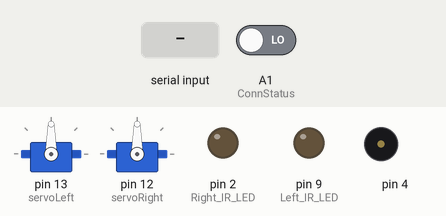
This sketch was run on a simulated Arduino Uno, built with avr-gcc and run on an emulated ATmega328P. On the bench: 2 × servo, output pins drawn as LEDs (lit = HIGH), buzzer (waves = sounding). The test bench sets the inputs (shaded band); at power-on: A1 (ConnStatus) LOW. What the sketch prints to the serial monitor is not drawn.

Above: at 7.2 s.
7.3 s: "p" received over the second serial link
At 8.0 s:
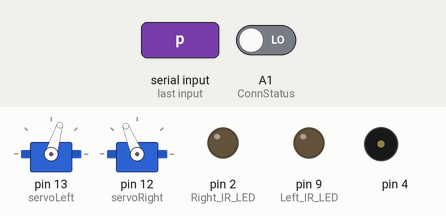
8.8 s: "x" received over the second serial link
At 9.1 s:
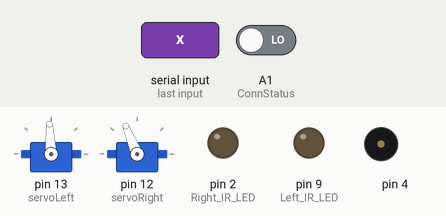
10.3 s: "q" received over the second serial link
At 11.5 s:
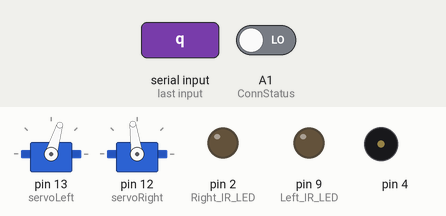
11.8 s: "w" received over the second serial link
At 12.6 s:
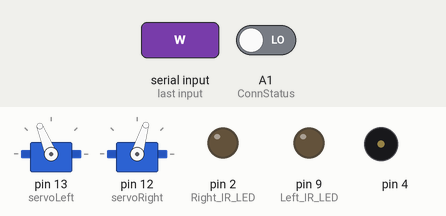
13.3 s: "g" received over the second serial link
At 13.7 s:
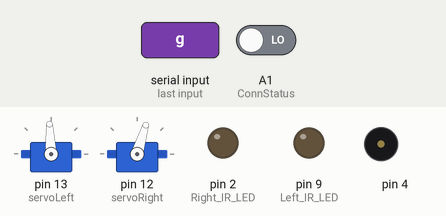
14.8 s: "h" received over the second serial link
At 16.1 s:
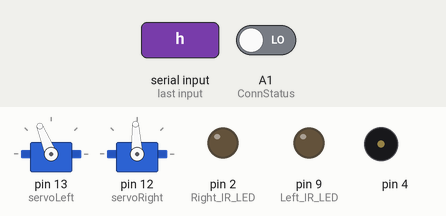
Timing chart, 0 to 17.3 s (numbered marks = the images above; inputs shaded):
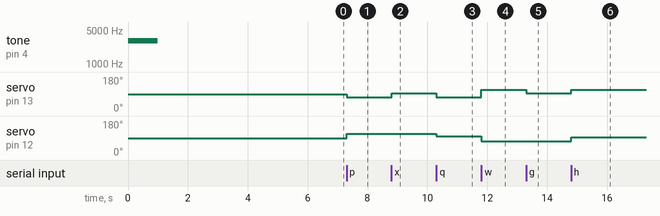

The sketch:

Slave_ELEC1601_Student_2019_v3.ino
```cpp
//-----------------------------------------------------------------------------------------------------------//
//                                                                                                           //
//  Slave_ELEC1601_Student_2019_v3                                                                           //
//  The Instructor version of this code is identical to this version EXCEPT it also sets PIN codes           //
//  20191008 Peter Jones                                                                                     //
//                                                                                                           //
//  Bi-directional passing of serial inputs via Bluetooth                                                    //
//  Note: the void loop() contents differ from "capitalise and return" code                                  //
//                                                                                                           //
//  This version was initially based on the 2011 Steve Chang code but has been substantially revised         //
//  and heavily documented throughout.                                                                       //
//                                                                                                           //
//  20190927 Ross Hutton                                                                                     //
//  Identified that opening the Arduino IDE Serial Monitor asserts a DTR signal which resets the Arduino,    //
//  causing it to re-execute the full connection setup routine. If this reset happens on the Slave system,   //
//  re-running the setup routine appears to drop the connection. The Master is unaware of this loss and      //
//  makes no attempt to re-connect. Code has been added to check if the Bluetooth connection remains         //
//  established and, if so, the setup process is bypassed.                                                   //
//                                                                                                           //
//-----------------------------------------------------------------------------------------------------------//

#include <SoftwareSerial.h>   //Software Serial Port
#include <Servo.h>                           // Include servo library

Servo servoLeft;                             // Declare left and right servos
Servo servoRight;


#define RxD 7
#define TxD 6
#define ConnStatus A1

#define DEBUG_ENABLED  1

// ##################################################################################
// ### EDIT THE LINES BELOW TO MATCH YOUR SHIELD NUMBER AND CONNECTION PIN OPTION ###
// ##################################################################################

int shieldPairNumber = 2;

// CAUTION: If ConnStatusSupported = true you MUST NOT use pin A1 otherwise "random" reboots will occur
// CAUTION: If ConnStatusSupported = true you MUST set the PIO[1] switch to A1 (not NC)

boolean ConnStatusSupported = true;   // Set to "true" when digital connection status is available on Arduino pin

// #######################################################

// The following two string variable are used to simplify adaptation of code to different shield pairs

String slaveNameCmd = "\r\n+STNA=Slave";   // This is concatenated with shieldPairNumber later

SoftwareSerial blueToothSerial(RxD,TxD);


void setup()
{
    Serial.begin(9600);
    blueToothSerial.begin(38400);                    // Set Bluetooth module to default baud rate 38400

    pinMode(RxD, INPUT);
    pinMode(TxD, OUTPUT);
    pinMode(ConnStatus, INPUT);
    pinMode(10, INPUT);  pinMode(9, OUTPUT);   // Left IR LED & Receiver
    pinMode(3, INPUT);  pinMode(2, OUTPUT);    // Right IR LED & Receiver

    tone(4, 3000, 1000);                       // Play tone for 1 second
    delay(1000);                               // Delay to finish tone

    servoLeft.attach(13);                      // Attach left signal to pin 13
    servoRight.attach(12);                     // Attach right signal to pin 12

    //String[] movementArray = new String[200];

    //  Check whether Master and Slave are already connected by polling the ConnStatus pin (A1 on SeeedStudio v1 shield)
    //  This prevents running the full connection setup routine if not necessary.

    if(ConnStatusSupported) Serial.println("Checking Slave-Master connection status.");

    if(ConnStatusSupported && digitalRead(ConnStatus)==1)
    {
        Serial.println("Already connected to Master - remove USB cable if reboot of Master Bluetooth required.");
    }
    else
    {
        Serial.println("Not connected to Master.");

        setupBlueToothConnection();   // Set up the local (slave) Bluetooth module

        delay(1000);                  // Wait one second and flush the serial buffers
        Serial.flush();
        blueToothSerial.flush();
    }
}


void loop()
{
    char recvChar;


 while(1) {

        if(blueToothSerial.available())   // Check if there's any data sent from the remote Bluetooth shield
        {
            recvChar = blueToothSerial.read();
            Serial.print(recvChar);
            movement(recvChar);
            /*boolean enableAuto = movement(recvChar);
	          if(enableAuto) {
		            followTrackLine();
                turn();
                followTrackLine();
	          } */

        }

        if(Serial.available())         // Check if there's any data sent from the local serial terminal. You can add the other applications here.
        {
            recvChar  = Serial.read();
            Serial.print(recvChar);
            blueToothSerial.print(recvChar);

        }


}


}


          //default is 510, 510, 0
          //when up, y is 1023
          //when down, y is 0
          //when left, x is 1023
          //when right, x is 0
          //when middle button not pressed, z is 1
          //when middle button pressed, z is 0
          //servoLeft.writeMicroseconds(1700);  // Left wheel counterclockwise
          //servoRight.writeMicroseconds(1300); // Right wheel clockwise


int irDetect(int irLedPin, int irReceiverPin, long frequency)
{
  tone(irLedPin, frequency, 8);              // IRLED 38 kHz for at least 1 ms
  delay(1);                                  // Wait 1 ms
  int ir = digitalRead(irReceiverPin);       // IR receiver -> ir variable
  delay(1);                                  // Down time before recheck
  return ir;                                 // Return 1 no detect, 0 detect
}

void turn() {
  servoLeft.writeMicroseconds(1550);                  // turn left
  servoRight.writeMicroseconds(1550);
  delay(100);  // delay enough time to turn 180
}
boolean detection(){

  if(irDetect(9, 10, 3800) == 0 && irDetect(2, 3, 3800) == 0){
     blueToothSerial.print("Object Found");
     //returnToStart(movementArray);
     return true;
  }

  return false;
}

boolean movement(char x) {

	//STATIONARY
	if (x == 'o') {
		servoLeft.writeMicroseconds(1500);  // Left wheel counterclockwise
		servoRight.writeMicroseconds(1500); // Right wheel clockwise
	}
	//REVERSE
	//STRAIGHT
	if (x == 'p') { //Straight reverse
		servoLeft.writeMicroseconds(1300); //clockwise
		servoRight.writeMicroseconds(1700); //counter clockwise

	}
	//LEFT
	if (x == 'x') { //Left Reverse
		servoLeft.writeMicroseconds(1500);  // Left wheel counterclockwise
		servoRight.writeMicroseconds(1700); // Right wheel clockwise
	}
	//RIGHT
	if (x == 'q') { //Right reverse
		servoLeft.writeMicroseconds(1300);
		servoRight.writeMicroseconds(1550);
	}
	//FORWARD
	//STRAIGHT
	if (x == 'w') { //Straight forward
		servoLeft.writeMicroseconds(1700); //counter clockwise
		servoRight.writeMicroseconds(1300); //clockwise
	}
	//LEFT
	if (x == 'g') { //forward left
		servoLeft.writeMicroseconds(1500);
		servoRight.writeMicroseconds(1300);

	}
	//RIGHT
	if (x == 'h') { //forward right
		servoLeft.writeMicroseconds(1700);
		servoRight.writeMicroseconds(1500);
	}

	//ACTIVATE AUTO
	if (x == 'z') { //middle button pressed
		return true;

	}
	return false;
}


void setupBlueToothConnection()
{
    Serial.println("Setting up the local (slave) Bluetooth module.");

    slaveNameCmd += shieldPairNumber;
    slaveNameCmd += "\r\n";

    blueToothSerial.print("\r\n+STWMOD=0\r\n");      // Set the Bluetooth to work in slave mode
    blueToothSerial.print(slaveNameCmd);             // Set the Bluetooth name using slaveNameCmd
    blueToothSerial.print("\r\n+STAUTO=0\r\n");      // Auto-connection should be forbidden here
    blueToothSerial.print("\r\n+STOAUT=1\r\n");      // Permit paired device to connect me

    //  print() sets up a transmit/outgoing buffer for the string which is then transmitted via interrupts one character at a time.
    //  This allows the program to keep running, with the transmitting happening in the background.
    //  Serial.flush() does not empty this buffer, instead it pauses the program until all Serial.print()ing is done.
    //  This is useful if there is critical timing mixed in with Serial.print()s.
    //  To clear an "incoming" serial buffer, use while(Serial.available()){Serial.read();}

    blueToothSerial.flush();
    delay(2000);                                     // This delay is required

    blueToothSerial.print("\r\n+INQ=1\r\n");         // Make the slave Bluetooth inquirable

    blueToothSerial.flush();
    delay(2000);                                     // This delay is required

    Serial.println("The slave bluetooth is inquirable!");
}
// two options depending on if we have the ir sensors detecting the white space around the line or the line itself
/*
boolean followTrackSpace()
{
    int irLeft = irDetect(9, 10, 38000);       // Check for object on left
    int irRight = irDetect(2, 3, 38000);
    // the if both sensor detect is for side branch.
    if (detection()) {
    	return false;
    }
    if ((irLeft == 0) && (irRight == 0)) {
      servoLeft.writeMicroseconds(1550);                  // turn left
      servoRight.writeMicroseconds(1550);
      delay(100);    //delay enough time to rotate more than the width of the track
    }
    else if (irLeft == 0) {
      servoLeft.writeMicroseconds(1550);                  // turn left
      servoRight.writeMicroseconds(1550);
    }
    else if (irRight == 0) {
      servoLeft.writeMicroseconds(1450);                  // turn right
      servoRight.writeMicroseconds(1450);
    }

    else {
      servoLeft.writeMicroseconds(1400);                  // Forward
      servoRight.writeMicroseconds(1600);
    }
    return true;
}
*/

void followTrackLine()
{
  while (!detection()) {
    int irLeft = irDetect(9, 10, 38000);       // Check for object on left
  	int irRight = irDetect(2, 3, 38000);
    // can change the below if statement to break the loop if there are no crossroads.
    if ((irLeft == 1) && (irRight == 1)) {
      servoLeft.writeMicroseconds(1550);                  // turn left
      servoRight.writeMicroseconds(1550);
      delay(100);    //delay enough time to rotate more than the width of the track
    }
    else if (irLeft == 1) {
      servoLeft.writeMicroseconds(1450);                // turn right
      servoRight.writeMicroseconds(1500);
    }
    else if (irRight == 1) {
      servoLeft.writeMicroseconds(1500);                  // turn left
      servoRight.writeMicroseconds(1550);
    }
    else {
      servoLeft.writeMicroseconds(1400);                  // Forward
      servoRight.writeMicroseconds(1600);
    }

  }

}
```

Measured:
- after the input at 7.3 s, servo on pin 13 (servoLeft): 90° → 73° at once; servo on pin 12 (servoRight): 90° → 112° at once
- after the input at 8.8 s, servo on pin 13 (servoLeft): 73° → 93° at once
- after the input at 10.3 s, servo on pin 13 (servoLeft): 93° → 73° at once; servo on pin 12 (servoRight): 112° → 98° at once
- after the input at 11.8 s, servo on pin 13 (servoLeft): 73° → 112° at once; servo on pin 12 (servoRight): 98° → 73° at once
- after the input at 13.3 s, servo on pin 13 (servoLeft): 112° → 93° at once
- after the input at 14.8 s, servo on pin 13 (servoLeft): 93° → 112° at once; servo on pin 12 (servoRight): 73° → 93° at once
